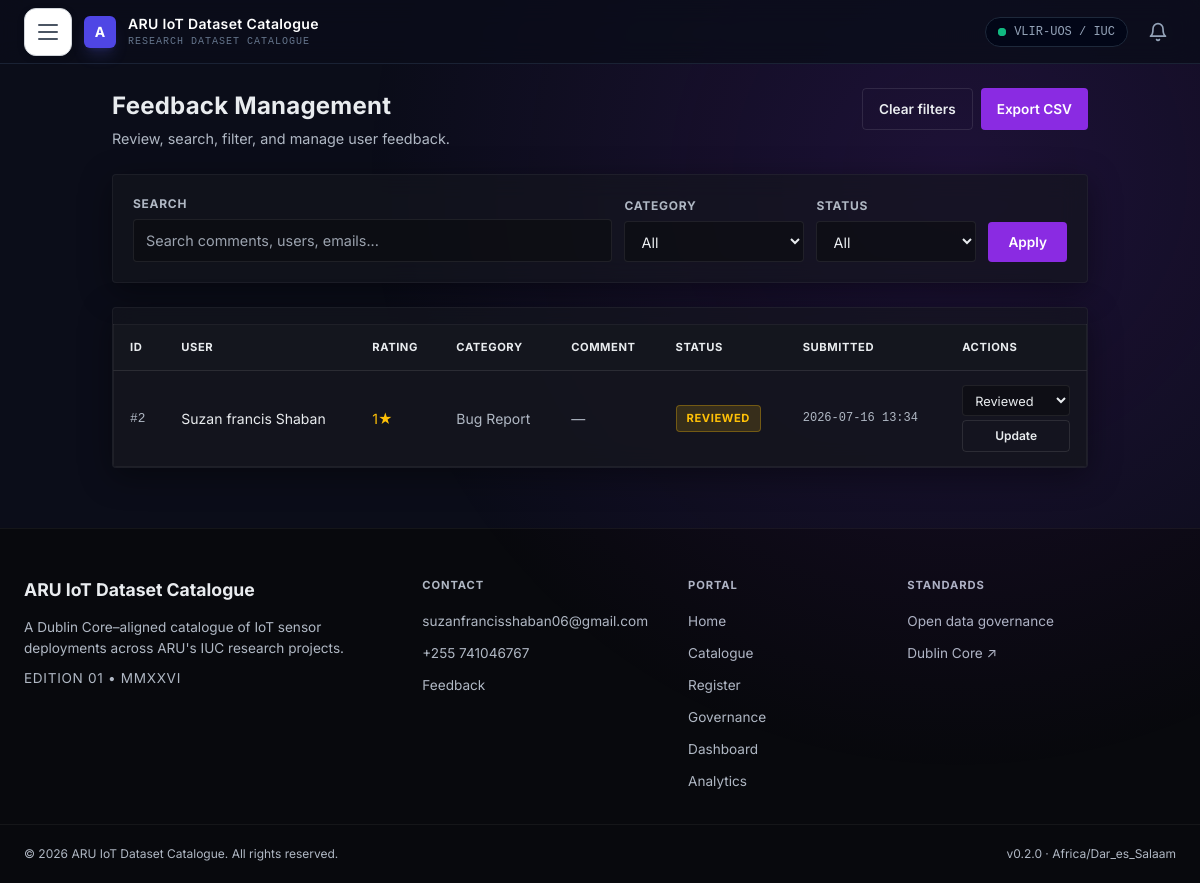
Screenshot of /feedback-management/ (signed in) with the database file from the repository.
### catalogue/models.py (models this page shows, shortened)
class Feedback(models.Model):
    CATEGORY_CHOICES = [
        ('bug', 'Bug Report'),
        ('feature', 'Feature Request'),
        ('general', 'General Suggestion'),
        ('compliment', 'Compliment'),
    ]
    STATUS_CHOICES = [
        ('new', 'New'),
        ('reviewed', 'Reviewed'),
        ('resolved', 'Resolved'),
    ]
    user = models.ForeignKey(User, on_delete=models.SET_NULL, null=True, blank=True, related_name='feedbacks')
    rating = models.PositiveSmallIntegerField(validators=[MinValueValidator(1), MaxValueValidator(5)])
    category = models.CharField(max_length=20, choices=CATEGORY_CHOICES)
    comment = models.TextField(blank=True)
    status = models.CharField(max_length=20, choices=STATUS_CHOICES, default='new')
    admin_notes = models.TextField(blank=True)
    created_at = models.DateTimeField(auto_now_add=True)
    updated_at = models.DateTimeField(auto_now=True)
    class Meta:
        ordering = ['-created_at']

class SystemSetting(models.Model):
    SETTING_TYPE_CHOICES = [
        ('text', 'Text'),
        ('number', 'Number'),
        ('boolean', 'Boolean'),
        ('email', 'Email'),
        ('url', 'URL'),
        ('choice', 'Choice'),
        ('file', 'File'),
    ]
    key = models.CharField(max_length=100, unique=True)
    value = models.TextField(blank=True)
    setting_type = models.CharField(max_length=20, choices=SETTING_TYPE_CHOICES, default='text')
    category = models.CharField(max_length=50, blank=True)
    description = models.TextField(blank=True)
    is_required = models.BooleanField(default=False)
    updated_at = models.DateTimeField(auto_now=True)
    class Meta:
        ordering = ['category', 'key']

### catalogue/views.py (the view)
    def wrapper(request, *args, **kwargs):
        if not request.user.is_authenticated:
            return redirect('login')
        if not (request.user.is_staff or request.user.is_superuser or getattr(request.user, 'role', None) == 'Admin'):
            return render(request, '403.html', status=403)
        return view_func(request, *args, **kwargs)

### catalogue/templates/admin_feedback.html (shortened to what this page needs)
{% extends 'base.html' %}
{% load humanize %}
{% block content %}
<div style="margin-top:24px; margin-bottom:40px;">
    <div style="margin-bottom:24px; display:flex; justify-content:space-between; align-items:flex-start; flex-wrap:wrap; gap:12px;">
        <div>
            <h1 style="font-size:1.5rem; font-weight:700; letter-spacing:0.01em;">Feedback Management</h1>
            <p style="font-size:0.9rem; color:var(--text-secondary); margin-top:4px;">Review, search, filter, and manage user feedback.</p>
        </div>
        <div style="display:flex; gap:8px; flex-wrap:wrap;">
            <a href="{% url 'admin_feedback' %}" class="btn btn-outline" style="padding:10px 16px; font-size:0.85rem;">Clear filters</a>
            <a href="{% url 'export_feedback_csv' %}{% if request.GET %}?{{ request.GET.urlencode }}{% endif %}" class="btn btn-primary" style="padding:10px 16px; font-size:0.85rem;">Export CSV</a>
        </div>
    </div>
    <div class="glass-panel" style="padding:20px; margin-bottom:24px;">
        <form method="get" style="display:flex; gap:12px; flex-wrap:wrap; align-items:flex-end;">
            <div style="flex:1; min-width:200px;">
                <label style="font-size:0.75rem; font-weight:700; text-transform:uppercase; letter-spacing:0.06em; color:var(--text-secondary); display:block; margin-bottom:6px;">Search</label>
                <input type="text" name="q" value="{{ search_query }}" placeholder="Search comments, users, emails..." style="width:100%; padding:10px 12px; background:rgba(11,12,16,0.6); border:1px solid rgba(255,255,255,0.08); border-radius:var(--radius); color:var(--text-primary); font-family:var(--font-sans); font-size:0.9rem; outline:none;">
            </div>
            <div style="min-width:160px;">
                <label style="font-size:0.75rem; font-weight:700; text-transform:uppercase; letter-spacing:0.06em; color:var(--text-secondary); display:block; margin-bottom:6px;">Category</label>
                <select name="category" style="width:100%; padding:10px 12px; background:rgba(11,12,16,0.6); border:1px solid rgba(255,255,255,0.08); border-radius:var(--radius); color:var(--text-primary); font-family:var(--font-sans); font-size:0.9rem; outline:none;">
                    <option value="">All</option>
                </select>
            </div>
            <div style="min-width:160px;">
                <label style="font-size:0.75rem; font-weight:700; text-transform:uppercase; letter-spacing:0.06em; color:var(--text-secondary); display:block; margin-bottom:6px;">Status</label>
                <select name="status" style="width:100%; padding:10px 12px; background:rgba(11,12,16,0.6); border:1px solid rgba(255,255,255,0.08); border-radius:var(--radius); color:var(--text-primary); font-family:var(--font-sans); font-size:0.9rem; outline:none;">
                    <option value="">All</option>
                </select>
            </div>
            <button type="submit" class="btn btn-primary" style="padding:10px 20px; font-size:0.85rem;">Apply</button>
        </form>
    </div>
    <div class="glass-panel" style="padding:0; overflow:hidden;">
        <div style="overflow-x:auto;">
            <table class="cyber-data-table">
                <thead>
                    <tr>
                        <th>ID</th>
                        <th>User</th>
                        <th>Rating</th>
                        <th>Category</th>
                        <th>Comment</th>
                        <th>Status</th>
                        <th>Submitted</th>
                        <th>Actions</th>
                    </tr>
                </thead>
                <tbody>
                    {% for f in feedbacks %}
                    <tr class="log-row">
                        <td class="mono-text">#{{ f.id }}</td>
                        <td>
                            {% if f.user %}
                            <span style="color:var(--text-primary);">{{ f.user.get_full_name|default:f.user.username }}</span>
                            {% else %}
                            <span style="color:var(--text-muted);">Anonymous</span>
                            {% endif %}
                        </td>
                        <td><span style="color:var(--accent-gold);">{{ f.rating }}★</span></td>
                        <td>{{ f.get_category_display }}</td>
                        <td style="max-width:300px;">
                            <span style="display:block; overflow:hidden; text-overflow:ellipsis; white-space:nowrap;">{{ f.comment|default:"—" }}</span>
                        </td>
                        <td>
                            {% if f.status == 'new' %}
                            <span class="type-tag" style="background:rgba(77,119,255,0.15); color:var(--accent-cyan); border:1px solid rgba(77,119,255,0.3);">New</span>
                            {% elif f.status == 'reviewed' %}
                            <span class="type-tag" style="background:rgba(255,193,7,0.15); color:var(--accent-gold); border:1px solid rgba(255,193,7,0.3);">Reviewed</span>
                            {% else %}
                            <span class="type-tag" style="background:rgba(0,255,157,0.15); color:var(--accent-mint); border:1px solid rgba(0,255,157,0.3);">Resolved</span>
                            {% endif %}
                        </td>
                        <td class="mono-text" style="font-size:0.75rem;">{{ f.created_at|date:"Y-m-d H:i" }}</td>
                        <td>
                            <form method="post" style="display:flex; flex-direction:column; gap:4px;">
                                <select name="status" style="padding:6px 8px; background:rgba(11,12,16,0.6); border:1px solid rgba(255,255,255,0.08); border-radius:var(--radius); color:var(--text-primary); font-size:0.8rem; outline:none;">
                                    {% for value, label in status_choices %}
                                    <option value="{{ value }}" {% if f.status == value %}selected{% endif %}>{{ label }}</option>
                                    {% endfor %}
                                </select>
                                <button type="submit" name="admin_notes" value="" class="btn btn-outline" style="padding:6px 10px; font-size:0.75rem;">Update</button>
                            </form>
                        </td>
                    </tr>
                    {% empty %}
                    <tr>
                        <td colspan="8" style="text-align:center; padding:40px; color:var(--text-secondary);">No feedback records found.</td>
                    </tr>
                    {% endfor %}
                </tbody>
            </table>
        </div>
    </div>
</div>
{% endblock %}

### catalogue/templates/base.html (shortened to what this page needs)
{% load static socialaccount i18n humanize %}
<!DOCTYPE html>
<html lang="en" data-theme="{{ current_theme }}">
<head>
    <script src="https://cdn.tailwindcss.com"></script>
    <link rel="stylesheet" href="{% static 'css/style.css' %}?v=20260718">
    <link rel="stylesheet" href="{% static 'css/theme.css' %}?v=20260718">
</head>
<body class="bg-midnight-950 text-slate-300 font-sans antialiased">
    <nav class="flex justify-between items-center h-16 px-6 bg-midnight-950/80 backdrop-blur-md border-b border-slate-800/80 sticky top-0 z-50">
        <div class="flex items-center gap-3">
            <button id="hamburger-btn" aria-label="Toggle Navigation" class="hamburger-btn">
                <span class="hamburger-line"></span>
                <span class="hamburger-line"></span>
                <span class="hamburger-line"></span>
            </button>
            <div class="w-8 h-8 bg-indigo-600 rounded-md flex items-center justify-center text-white font-bold text-sm shadow-lg shadow-indigo-500/20">A</div>
            <div>
                <div class="text-white font-semibold text-sm tracking-wide">ARU IoT Dataset Catalogue</div>
                <div class="text-[10px] text-slate-500 font-mono tracking-widest uppercase">Research Dataset Catalogue</div>
            </div>
        </div>
        <div class="flex items-center gap-3">
            <span class="text-xs text-slate-400 font-mono bg-slate-950 px-3 py-1.5 rounded-full border border-slate-800 flex items-center gap-2">
                <span class="relative flex h-2 w-2">
                    <span class="relative inline-flex rounded-full h-2 w-2 bg-emerald-500"></span>
                </span>
                VLIR-UOS / IUC
            </span>
            {% if user.is_authenticated %}
            <div class="relative">
                <button id="notification-bell-btn" aria-label="Notifications" class="relative p-2 text-slate-400 hover:text-white transition-colors">
                    <svg width="20" height="20" viewBox="0 0 24 24" fill="none" stroke="currentColor" stroke-width="2" stroke-linecap="round" stroke-linejoin="round">
                        <path d="M6 8a6 6 0 0 1 12 0c0 7 3 9 3 9H3s3-2 3-9"></path>
                        <path d="M10.3 21a1.94 1.94 0 0 0 3.4 0"></path>
                    </svg>
                </button>
            </div>
            {% endif %}
        </div>
    </nav>
    <div class="container">
        {% block content %}
        {% endblock %}
    </div>
    <footer class="site-footer">
        <div class="footer-container">
            <div class="footer-col">
                <div class="footer-brand">{{ general_settings.portal_name|default:'ARU IoT Dataset Catalogue' }}</div>
                <p class="footer-desc">A Dublin Core–aligned catalogue of IoT sensor deployments across {{ general_settings.institution_name|default:"ARU" }}'s IUC research projects.</p>
                <p class="footer-edition">EDITION 01 • MMXXVI</p>
            </div>
            <div class="footer-col">
                <h4 class="footer-heading">{% trans 'Contact' %}</h4>
                <ul>
                    {% if general_settings.contact_email %}
                    <li><a href="mailto:{{ general_settings.contact_email }}">{{ general_settings.contact_email }}</a></li>
                    {% endif %}
                    {% if general_settings.contact_phone %}
                    <li><a href="tel:{{ general_settings.contact_phone }}">{{ general_settings.contact_phone }}</a></li>
                    {% endif %}
                    <li><a href="{% url 'feedback' %}">{% trans 'Feedback' %}</a></li>
                </ul>
            </div>
            <div class="footer-col">
                <h4 class="footer-heading">{% trans 'Portal' %}</h4>
                <ul>
                    <li><a href="{% url 'home' %}">{% trans 'Home' %}</a></li>
                    <li><a href="{% url 'browse_catalogue' %}">{% trans 'Catalogue' %}</a></li>
                    <li><a href="{% url 'register_dataset' %}">{% trans 'Register' %}</a></li>
                    <li><a href="{% url 'governance_policy' %}">{% trans 'Governance' %}</a></li>
                    {% if user.is_authenticated %}
                        {% if user.is_staff or user.is_superuser or user.role == 'Admin' %}
                        <li><a href="{% url 'admin_dashboard' %}">{% trans 'Dashboard' %}</a></li>
                        <li><a href="{% url 'admin_analytics_dashboard' %}">{% trans 'Analytics' %}</a></li>
                        {% endif %}
                    {% endif %}
                </ul>
            </div>
            <div class="footer-col">
                <h4 class="footer-heading">{% trans 'Standards' %}</h4>
                <ul>
                <li><a href="{% url 'governance_policy' %}">Open data governance</a></li>
                <li><a href="https://dublincore.org" target="_blank" rel="noopener">Dublin Core ↗</a></li>
                </ul>
            </div>
        </div>
        <div class="footer-bottom">
            <span>© 2026 {{ general_settings.institution_name|default:'ARU' }} IoT Dataset Catalogue. All rights reserved.</span>
            <span>v0.2.0 · {{ general_settings.time_zone|default:'Africa/Dar_es_Salaam' }}</span>
        </div>
    </footer>
</body>
</html>

### rows the page displays
Feedback: id "2", user.get_full_name "Suzan francis Shaban", rating "1", category "Bug Report", comment "—", shows "REVIEWED", created_at "2026-07-16 13:34", status "Reviewed"
SystemSetting: portal_name "ARU IoT Dataset Catalogue"
SystemSetting: institution_name "ARU"
SystemSetting: contact_email "suzanfrancisshaban06@gmail.com"
SystemSetting: contact_phone "+255 741046767"
SystemSetting: time_zone "Africa/Dar_es_Salaam"
